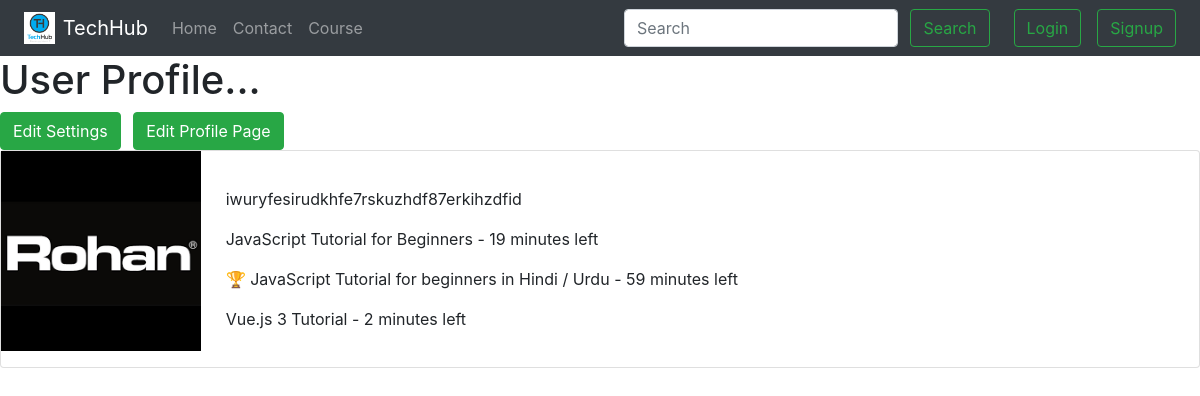
The page /1/profile on the database its author committed.
### course_video/models.py (models this page shows, shortened)
class Profile(models.Model):
    OPTIONS = (
        ("H", "Hours"),
        ("M", "Minutes"),
        ("S", "Seconds"),
    )
    user = models.OneToOneField(User, null=True, on_delete=models.CASCADE)
    bio = models.TextField()
    profile_pic = models.ImageField(null=True, blank=True, upload_to="images/Profile/")
    website_url = models.CharField(max_length=255, null=True, blank=True)
    facebook_url = models.CharField(max_length=255, null=True, blank=True)
    time_preference = models.CharField(max_length=100, choices=OPTIONS)

class Course(models.Model):
    author = models.ForeignKey(User, on_delete=models.CASCADE, null="true")
    title = models.CharField(max_length=100)
    link = models.URLField(max_length=200, blank="true")
    tags = TaggableManager()
    public = models.BooleanField(default=False)
    created_at = models.DateTimeField(auto_now_add=True)
    updated_at = models.DateTimeField(auto_now=True)
    @property
    def time_left(self):
        completed_item = self.playlistitem_set.filter(status="Completed")
        all_item = self.playlistitem_set.all()
        completed_time = [item.time for item in completed_item]
        total_time = [item.time for item in all_item]
        time = sum(total_time) - sum(completed_time)
        return time

### course_video/views.py (the view)
# urls.py: path("<int:pk>/profile", ShowProfilePageView.as_view(), name="show_profile"),
class ShowProfilePageView(DetailView):
    model = Profile
    template_name = "user_profile.html"
    def get_context_data(self, *args, **kwargs):
        context = super(ShowProfilePageView, self).get_context_data(*args, **kwargs)
        pages_user = get_object_or_404(Profile, id=self.kwargs["pk"])
        course_title = Course.objects.filter(author=pages_user.user)
        context["page_user"] = pages_user
        context["course_title"] = course_title
        return context

### course_video/templatetags/time_left.py (called while the page is built)
@register.simple_tag(takes_context=True)
def get_time_in_sec(context):
    course = context["course_title"]
    seconds_value = {}
    for item in course:
        time = item.time_left
        seconds_value[item.title] = time
    print(seconds_value)
    return seconds_value

@register.filter
def time_conversion(second, time_preference):
    if time_preference == "H":
        second = second % (24 * 3600)
        hour = second // 3600
        return hour
    elif time_preference == "M":
        second %= 3600
        minutes = second // 60
        return minutes
    else:
        second %= 60
        return second

### templates/user_profile.html (shortened to what this page needs)
{% extends 'base.html' %}
{% load time_left %}
{% block body %}
    <h1>User Profile...</h1>
    <a href="{% url 'edit_profile' %}" role="button" class="btn btn-success mr-2">Edit Settings</a>
  <a href="{% url 'edit_profile_page' user.profile.id %}" role="button" class="btn btn-success mr-2">Edit Profile Page</a>
        <div class="card mb-3">
            <div class="row g-0">
              <div class="col-md-2">
                {% if page_user.profile_pic.url %}
                <img src="{{page_user.profile_pic.url}}" width="200" height="200">
                {% else %}
                <img src="" width="200" height="200">
                {% endif %}
              </div>
              <div class="col-md-10">
                <div class="card-body">
                  <p class="card-text">{{page_user.bio}}</p>
                  {% get_time_in_sec as time_left %}
                  {% for item, value in time_left.items %}
                      {% if page_user.time_preference == "H" %}
                      <p> {{item}} - {{ value | time_conversion:"H" }} hr left </p>
                      {% elif page_user.time_preference == "M" %}
                      <p> {{item}} - {{ value | time_conversion:"M" }} minutes left </p>
                      {% elif page_user.time_preference == "S" %}
                      <p> {{item}} - {{ value | time_conversion:"S" }} seconds left </p>
                      {% endif %}
                  {% endfor %}
                </div>
              </div>
            </div>
          </div>
{% endblock  %}

### rows shown on the page
Profile: profile_pic (picture), bio "iwuryfesirudkhfe7rskuzhdf87erkihzdfid"
Course: time_left "JavaScript Tutorial for Beginners"
Course: time_left "🏆 JavaScript Tutorial for beginners in Hindi / Urdu"
Course: time_left "Vue.js 3 Tutorial"

### other values the page prints
{{ value | time_conversion:"M" }} "19" "59" "2"
